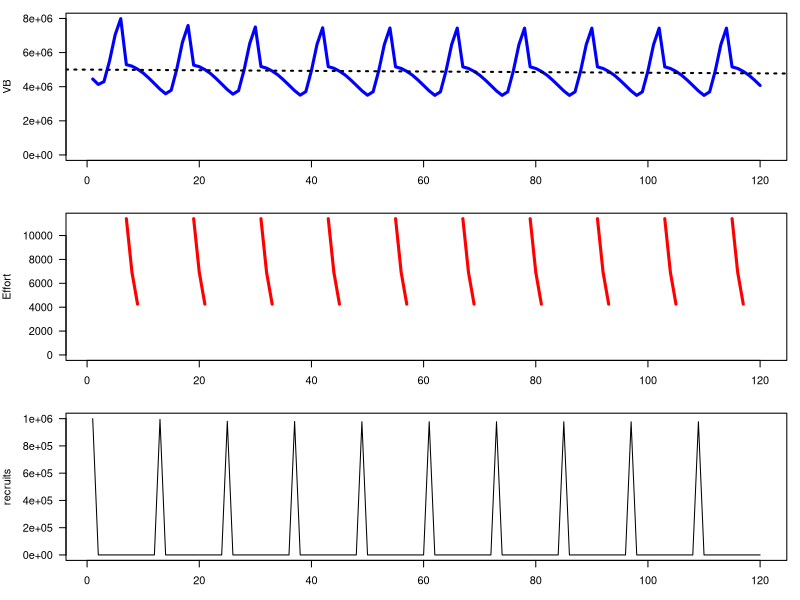

This figure's R source:
### 10/30/2020 Turning generic AS model into monthly scallops 
#   -first make monthly
#   -then input more realistic scallop parms

### Remaining to do:
#     -Probably want to allow the scallops to live maybe 18 months? This would also allow for the possibility that some scallops can
#           -spawn twice. Seems ballpark that this would be a proportion <50% but greater than 10%
#     -make harvest season explicit (i.e. vulnerability off of age or month as opposed to size) or having a vul to harvest and vul to retention
#     -deal with animals that can spawn before they're killed, so need an aggregator to sum eggs in non-recruit months.
#     -consider spatial issues


scenario <- list( 
                 life = list(amax = 18,
                            Ro = 1e6,
                            CR = 8,
                            vbk = 4/12,
                            vblinf = 65,
                            vbt0 = 0,
                            alw = 0.0001,
                            alwb = 3,
                            wmat = 12,
                            amat = 10,
                            msd = .1,
                            vlh = 50,
                            vsd = 5,
                            M = 0.2,
                            lorenzc = 1,
                            prob_spawn = c(0,0,0,0,0,0.1,
                                           0.2,0.5,0.8,0.8,0.2,0.1,
                                           0.3,0.5,1,1,1,1)),
                  catch = list(FM_flag = "q", #q or constant
                               q_flag = "constant", #constant or VB
                                effort = c(0,0,0,0,0,0,11415,6929,4255,0,0,0), #rep(1000,12) for constant
                                q = 0.003,
                                U = 0.6,
                                qmax = .0005,
                                bag_unit = "gallon", #gallon or numbers
                                bag = c(2,2,2,2,2,2,3,2,1,2,2,2), # rep(2,12) for constant
                                season = c(0,0,0,0,0,0,1,1,1,0,0,0),#rep(1,12) for open
                                e_years = seq(1,1,length.out=10) #rep(1,10) for constant
                                ), 
                  sim = list(month = 120)
                  )

scallop_model_fun <- function(scenario){
  
  TLref <- scenario$life$vblinf*0.5 #calculate from life values
  #Life history vectors
    scenario$life.vec <- with(scenario$life,{
        life.vec <- data.frame(Age = seq(1,amax))
        life.vec$TL <- vblinf*(1-exp(-vbk*(life.vec$Age-vbt0)))
        life.vec$Wt <- (alw*(life.vec$TL)^alwb)
        life.vec$Vul <- 1/(1+exp(-(life.vec$TL-vlh)/vsd))
        life.vec$Surv <- exp(-(M*TLref/life.vec$TL))^lorenzc
        life.vec$Lo <- life.vec$Lfished <- vector(length=amax)
        life.vec$Lo[1] <- life.vec$Lfished[1] <- 1
        for (i in 2:amax){
          life.vec$Lo[i] <- life.vec$Lo[i-1]*life.vec$Surv[i-1]
          if(scenario$catch$FM_flag=='constant'){
            life.vec$Lfished[i] <- life.vec$Lfished[i-1]*life.vec$Surv[i-1]*(1-scenario$catch$U*life.vec$Vul[i-1])
          }else{
            pseudo.eff <- mean(sapply(scenario$catch$e_years, function(x) x*scenario$catch$season*scenario$catch$effort))
            life.vec$Lfished[i] <- life.vec$Lfished[i-1]*life.vec$Surv[i-1]*(1-(1-exp(-pseudo.eff*scenario$catch$q))*life.vec$Vul[i-1])
          }
          
        }
        life.vec$Mat <- 1/(1+exp(-(life.vec$Age-amat)/msd))
        life.vec$Fec <- .1*life.vec$Wt
        life.vec$prob_spawn <- 0
        life.vec$prob_spawn[1:12] <- prob_spawn[1:12]/sum(prob_spawn[1:12])
        life.vec$prob_spawn[13:18] <- prob_spawn[13:18]/sum(prob_spawn[13:18])
        return(life.vec)
    })
  #bag limit 
    #shell height to #'s per gallon
    sh2gal <- function(sh){
      (-6.704*sh + 480.96)/2
    }
    #switch for bag limit units
    scenario$catch <- within(scenario$catch,{
      if(bag_unit=='gallon'){
        maxcat <- bag*2.5          #theoretical max anyone can catch 
        catch.rate <- lapply(maxcat, function(x) seq(0,x,by=0.01))
        ret <- lapply(1:12, function(x) pmin(catch.rate[[x]],bag[x]))      #how many can be retained for every individual option of numbers caught
        p.legal <- rep(1,length(scenario$life.vec$Age))   #not actually bag but would be used if there was a minimum size limit like 1/(1+exp(-1.7*(TL-MLL)/0.07))
      }else if(bag_unit=="numbers"){
        maxcat <- ceiling(bag*2.5)#theoretical max anyone can catch 
        catch.rate <- lapply(maxcat, function(x) seq(0,x,by=1))
        ret <- lapply(1:12, function(x) pmin(catch.rate[[x]],bag[x]))       #how many can be retained for every individual option of numbers caught
        p.legal <- rep(1,length(scenario$life.vec$Age))   #not actually bag but would be used if there was a minimum size limit like 1/(1+exp(-1.7*(TL-MLL)/0.07))
      }
    })
  #per recruit section
    scenario$per.rec <- with(scenario$life.vec, {
      per.rec <- list()
      per.rec$epro_spawn <- sum(Lo*Fec*Mat*prob_spawn) #eggs-per-recruit unfished conditions
      per.rec$eprf_spawn <- sum(Lfished*Fec*Mat*prob_spawn) #eggs-per-recruit fished conditions
      per.rec$epro <- sum(Lo*Fec*Mat) #eggs-per-recruit unfished conditions
      per.rec$eprf <- sum(Lfished*Fec*Mat) #eggs-per-recruit fished conditions
      per.rec$bpro <- sum(Wt,Lo) #biomass-per-recruit unfished conditions
      per.rec$npro <- sum(Lo) #numbers-per-recruit unfished conditions
      per.rec$vbpro <- sum(Vul*Wt*Lo)  #vulnerable biomass per recruit unfished conditions
      per.rec$vbprf <- sum(Vul*Wt*Lfished) #vulnerable biomiass per recruit fished conditions
      per.rec$spr <- per.rec$epro/per.rec$eprf   #spawning potential ratio
      per.rec$bo <- scenario$life$Ro*per.rec$bpro #biomass at unfished condtions
      per.rec$no <- scenario$life$Ro*per.rec$npro #numbers at unfished conditions
      per.rec$vbo <- scenario$life$Ro*per.rec$vbpro  #vulnerable biomass at unfished conditions
      per.rec$kq <- 2/per.rec$bo   # scaling constant for abundance varying q (from Pine et al 2015)
      return(per.rec)
    })
  #recruitment calculations
    scenario$recruit <- with(scenario$per.rec,{
      recruit <- list()
      recruit$bha <- scenario$life$CR/epro #beverton holt a parm
      recruit$bhb <- (scenario$life$CR-1)/(scenario$life$Ro*epro) #beverton holt b parm
      recruit$bha_spawn <- scenario$life$CR/epro_spawn #beverton holt a parm
      recruit$bhb_spawn <- (scenario$life$CR-1)/(scenario$life$Ro*epro_spawn) #beverton holt b parm
      recruit$r.eq <- (recruit$bha*eprf-1)/(recruit$bhb*eprf) #equilibrium recruitment
      recruit$r.eq_spawn <- (recruit$bha_spawn*eprf_spawn-1)/(recruit$bhb_spawn*eprf_spawn) #equilibrium recruitment
      recruit$yield.eq <- scenario$catch$U*vbprf*recruit$r.eq
      return(recruit)
    })
  #declare locally for easy calling
    amax <- scenario$life$amax
    months <- scenario$sim$month
  #storage
    eggs <- N <- B <- VB <- hr <- yield_n <- yield_b <- cpue_n <- cpue_b <- qt <- et <- hcpue <- hpue <- pr_hr <- vector(length=months)
    hr_sel <- hr_harv <- nage <- matrix(0, months, amax)
  #initialization
    #numbers
      nage[1,1] <- scenario$life$Ro #initializing first year age structure
      #need the survivors from year before...
      nage[1,13] <- scenario$life$Ro*scenario$life.vec$Lo[13]
      #proc_err[1] = 0 #rnorm(1,0,sdpro) #first value of process error
      # N[1] <- sum(nage[1,]) #first value of total numbers
      B[1] <- sum(nage[1,]*scenario$life.vec$Wt) #first value of total biomass
      # VB[1] <- sum(nage[1,]*scenario$life.vec$Wt*scenario$life.vec$Vul) #first value of vulernable biomass
    #harvest
      #switch for catchability
      if(scenario$catch$q_flag == "constant"){
        qt[1] <- scenario$catch$q #Here fixing q at a constant
      }else if(scenario$catch$q_flag=='VB'){
        qt[1] <- scenario$catch$qmax/(1+scenario$per.rec$kq*B[1])
      }
      et[1] <- scenario$catch$effort[1] * scenario$catch$e_years[1] * scenario$catch$season[1] #Here fixing effort at a constant
      #swith for fishing mortality
      if(scenario$catch$FM_flag == "q"){ 
        # Here fixing q at a constant
        qt[1] <- scenario$catch$q                                                                  
        hr[1] <- 1-exp(-qt[1]*et[1])
      } else if (scenario$catch$FM_flag == "constant"){
        # Fixing hr as a constant U 
        hr[1] <- scenario$catch$U*scenario$catch$season[1]
      } 
      hr_sel[1,] <- hr[1]*scenario$life.vec$Vul #age-specific capture rate according to selectivity
      hr_harv[1,] <-  hr[1]*scenario$life.vec$Vul*scenario$catch$p.legal #age-specific capture of legally big animals (adjusting hr_sel for size limit)
      hcpue[1] <- sum(nage[1,]*hr_harv[1,])/et[1] #raw catch rates not accounting for bag *also not accounting for loss due to So
      hcpue[1] <- ifelse(is.nan(hcpue[1]),0,hcpue[1])  #trap for cases where effort <- 0, will throw div0 errors (NaN)
      if(scenario$catch$bag_unit=="gallon"){
        require(truncnorm)
        #using a half-normal truncated at zero to get the density of 
        dens.catch <- dtruncnorm(scenario$catch$catch.rate[[1]], a=0, mean=hcpue[1], sd=hcpue[1]*0.4)
        dens.catch <- dens.catch/sum(dens.catch) #need to sum to 1 to prevent loss from density range
        hpue[1] <- sum(dens.catch*scenario$catch$ret[[1]])  #rate of actually harvestable fish accounting for bag and size
      }else{
        dens.catch <- dpois(scenario$catch$catch.rate[[1]],hcpue[1])
        dens.catch <- dens.catch/sum(dens.catch) #need to sum to 1 to prevent loss from density range
        hpue[1] <- sum(dens.catch*scenario$catch$ret[[1]])  #rate of actually harvestable fish accounting for bag and size
      }
      
      pr_hr[1] <- (hpue[1]/hcpue[1])  #probability of actually harvesting fish of legal size
      pr_hr[1] <- ifelse(is.nan(pr_hr[1]),0,pr_hr[1]) #Another trap, becuase hcpue could be 0
      yield_n[1] <- sum(hr_harv[1,]*pr_hr[1]*nage[1,])
      yield_b[1] <- sum(hr_harv[1,]*pr_hr[1]*nage[1,]*scenario$life.vec$Wt) 
      cpue_n[1] <- yield_n[1]/et[1] #first value of cpue
      cpue_b[1] <- yield_b[1]/et[1] #first value of cpue
  #time keeper
    timer <- seq(1,months) %% 12
    timer[timer==0] <- 12
    yr.timer <- rep(seq(1,months/12),each=12)
  #simulate
    for(i in 2:months){
        #check if alive

        #recruitment
          # nage[i,1] <- 0              #the recruitment without process error
          if((i %% 12)==1){
            eggs[i-1] <- sum(scenario$life.vec$Fec * scenario$life.vec$Mat * t(nage[(i-12):(i-1),])*scenario$life.vec$prob_spawn)

            nage[i,1] <- scenario$recruit$bha_spawn*eggs[i-1]/(1+scenario$recruit$bhb_spawn*eggs[i-1])              #the recruitment without process error
          }

        #nage[i,1] = bha*eggs[i-1]/(1+bhb*eggs[i-1])                          #the recruitment without process error
        #nage[i,1] = bha*eggs[i-1]/(1+bhb*eggs[i-1])*exp(proc_err[i-1])       #the recruitment each year, a product of beverton holt, eggs, and process error ****note this is going to be changed to be a function of a habitat dependent b parmameter, see DD habitat excel file
        #Natural mortality
          #Only have age 1 at this point, so need to fill in other ages to calculate catch rates
          nage[i,2:amax] <- nage[i-1,1:(amax-1)]*scenario$life.vec$Surv[1:(amax-1)] #Note this assumes NO natural mortality yet, so these are theoretical catch rates if we think M happens before F in annual cycle
        #bag limit
          #switch for catchability
          if(scenario$catch$q_flag == "constant"){
            qt[i] <- scenario$catch$q #Here fixing q at a constant
          }else if(scenario$catch$q_flag=='VB'){
            qt[i] <- scenario$catch$qmax/(1+scenario$catch$kq*B[i])
          }
          et[i] <- scenario$catch$effort[timer[i]] * scenario$catch$e_years[yr.timer[i]] * scenario$catch$season[timer[i]] #Here fixing effort at a constant
          #swith for fishing mortality
          if(scenario$catch$FM_flag == "q"){ 
            # Here fixing q at a constant
            qt[i] <- scenario$catch$q                                                                  
            hr[i] <- 1-exp(-qt[i]*et[i])
          } else if (scenario$catch$FM_flag == "constant"){
            # Fixing hr as a constant U 
            hr[i] <- scenario$catch$U * scenario$catch$season[timer[i]]
          } 
          hr_sel[i,] <- hr[i]*scenario$life.vec$Vul
          hr_harv[i,] <- hr[i]*scenario$life.vec$Vul*scenario$catch$p.legal
          hcpue[i] <- sum(nage[i,]*hr_harv[i,])/et[i] #expected catch rate of harvestable fish
          hcpue[i] <- ifelse(is.nan(hcpue[i]),0,hcpue[i])  #div0 trap for effort = 0
          if(scenario$catch$bag_unit=="gallon"){
            #using a half-normal truncated at zero to get the density of 
            dens.catch <- dtruncnorm(scenario$catch$catch.rate[[timer[i]]], a=0, mean=hcpue[i], sd=hcpue[i]*0.4)
            dens.catch <- dens.catch/sum(dens.catch) #need to sum to 1 to prevent loss from density range
            hpue[i] <- sum(dens.catch*scenario$catch$ret[[timer[i]]])  #rate of actually harvestable fish accounting for bag and size
          }else{
            dens.catch <- dpois(scenario$catch$catch.rate[[timer[i]]],hcpue[i])
            dens.catch <- dens.catch/sum(dens.catch) #need to sum to 1 to prevent loss from density range
            hpue[i] <- sum(dens.catch*scenario$catch$ret[[timer[i]]])  #rate of actually harvestable fish accounting for bag and size
          }
          pr_hr[i] <- pmax(0,pmin((hpue[i]/hcpue[i]),1))  #probabilty of actually harvesting (i.e. landing)
          pr_hr[i] <- ifelse(is.nan(pr_hr[i]),0,pr_hr[i])  #trap for effort =0...meaning hcpue=0
        #Mortality
          nage[i,2:amax] <- nage[i-1,1:(amax-1)]*(1-hr_harv[i,1:(amax-1)] * pr_hr[i]) * scenario$life.vec$Surv[1:(amax-1)]
          #nage[i,j] = nage[i-1,j-1]*Surv[j-1]*(1-Vul[j-1]*hr[i-1])
        #Summarize B for use in catchability
          B[i] = sum(nage[i,] * scenario$life.vec$Wt)
    }
  #Summary (no need to be in for loop)
      N <- rowSums(nage)    #total numbers, sum of numbers at each age
      VB <- nage%*%(scenario$life.vec$Wt*scenario$life.vec$Vul) #vulernable biomass, sum of numbers at age * weight at age * vul at age
      yield_n <- rowSums(hr_harv*nage*pr_hr)#yeild in numbers
      yield_b <-  rowSums(hr_harv*(nage%*%diag(scenario$life.vec$Wt))*pr_hr) #yeild in biomass
      cpue_n <- yield_n/et   #cpue in numbers, yeild/effort
      cpue_b <- yield_b/et  #cpue in bimoass, yeild/effort
      recruits <- nage[,1]
  #return
    ret.l <- list(scenario = scenario,
                  results=data.frame(time = 1:scenario$sim$month,
                                      N = N,
                                      eggs = eggs,
                                      B = B,
                                      VB = VB,
                                      recruits = recruits,
                                      yield_n = yield_n,
                                      yeild_b = yield_b,
                                      cpue_n = cpue_n,
                                      cpue_b = cpue_b,
                                      et = et,
                                      qt = qt,
                                      hcpue = hcpue,
                                      hpue = hpue,
                                      hr = hr,
                                      pr_hr = pr_hr),
                  matrix = list(nage = nage,
                                hr_sel = hr_sel,
                                hr_harv = hr_harv))
    return(ret.l)
}
###-----------------------------------------------------
#    Run
###-----------------------------------------------------
  run1 <- scallop_model_fun(scenario)

  #Simple plot of VB, effort
    with(run1$results,{
        par(mfrow=c(3,1), mar=c(3,5,1,1), las=1, mgp=c(4,1,0))
        plot(time, VB, type="l", col="blue", 
             lwd=3, ylim=c(0, max(VB)))
        abline(lm(VB~time), lwd=2, lty=3)
        et2 <- et
        et2[et2==0] <- NA
        plot(time, et2, col="red", lwd=3, type='l', 
             ylim=c(0,max(et2,na.rm=T)), ylab="Effort")
        plot(time, recruits, type='l')
    })
    
